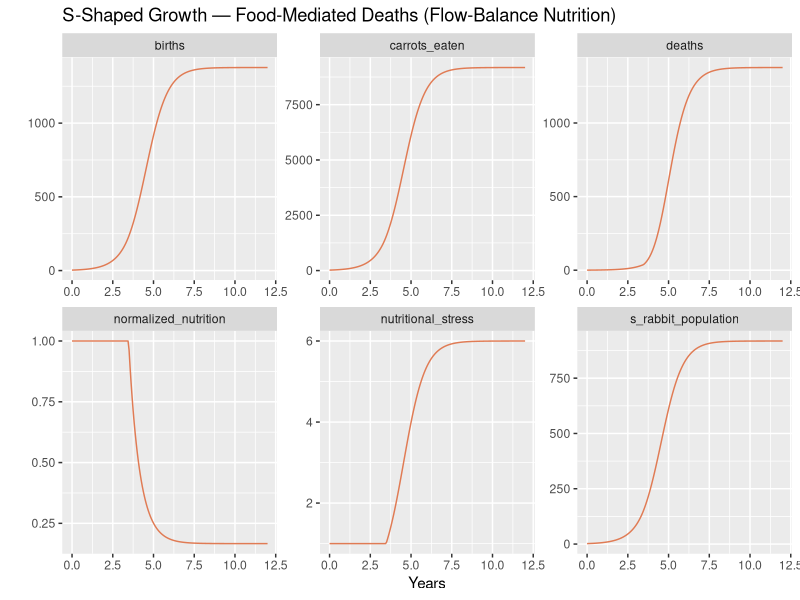

Write the R code that produced this figure.
# S-Shaped Growth — Food-Mediated Rabbit Deaths (Flow-Balance Nutrition)
# Companion to s_shaped_structure_1_rabbit.R.
#
# Structure 1 used an empirical lookup table (approxfun) to relate population
# density to a deaths multiplier.  This script replaces all empirical inputs
# with a mechanistic food sub-model: deaths rise when the food supply cannot
# keep pace with demand.
#
# Nutrition signal:
#
#   c_food_per_rabbit      = p_replenishment / s_rabbit_population
#   c_normalized_nutrition = min(c_food_per_rabbit / p_rabbitt_appetite, 1)
#
# When supply >= demand: nutrition = 1, deaths at baseline.
# When supply < demand:  nutrition < 1, effective lifespan shortens.
# The S-shape emerges because deaths grow as pop^2 in the food-scarce regime:
# as population doubles, food per rabbit halves and deaths per rabbit double.
#
# Carrying capacity derivation (births = deaths at equilibrium):
#   pop * B = pop / (L * c_norm_nutr)  =>  c_norm_nutr = 1 / (B * L) = 1/6
#   c_norm_nutr = p_replenishment / (pop * p_rabbitt_appetite)
#   pop_eq = 6 * p_replenishment / p_rabbitt_appetite = 6 * 1530/10 = 918

library(deSolve)
library(tidyverse)

START <- 0; FINISH <- 12; STEP <- 0.0625
simtime <- seq(START, FINISH, by = STEP)

params <- c(
  p_births_normal    = 1.5,    # 1/year
  p_average_lifetime = 4,      # years (baseline, when food is adequate)
  p_replenishment    = 1530,   # kg carrot/year (sustainable food supply)
  p_rabbitt_appetite  = 10      # kg carrot/rabbit/year consumed
)

model <- function(time, stocks, params) {
  with(as.list(c(stocks, params)), {

    # food: can supply keep up with demand?
    f_carrots_eaten        <- s_rabbit_population * p_rabbitt_appetite
    c_food_per_rabbit      <- p_replenishment / max(s_rabbit_population, 0.001)
    c_normalized_nutrition <- min(c_food_per_rabbit / p_rabbitt_appetite, 1)

    f_births <- s_rabbit_population * p_births_normal
    f_deaths <- s_rabbit_population / (p_average_lifetime * c_normalized_nutrition)

    ds_rabbits_dt <- f_births - f_deaths

    return(list(
      c(ds_rabbits_dt),
      births               = f_births,
      deaths               = f_deaths,
      carrots_eaten        = f_carrots_eaten,
      normalized_nutrition = c_normalized_nutrition,
      nutritional_stress   = 1 / c_normalized_nutrition
    ))
  })
}

run_a <- data.frame(ode(
  y     = c(s_rabbit_population = 2),
  times = simtime, func = model, parms = params, method = "rk4"
)) %>% mutate(run = "a: init = 2  (S-shaped growth, K ≈ 918)")

run_a %>%
  pivot_longer(cols = -c(time, run), names_to = "variable", values_to = "value") %>%
  mutate(value = as.numeric(value), time = as.numeric(time)) %>%
  ggplot(aes(x = time, y = value)) +
  geom_line(colour = "#e07b54") +
  facet_wrap(vars(variable), scales = "free") +
  xlab("Years") +
  ylab("") +
  labs(title = "S-Shaped Growth — Food-Mediated Deaths (Flow-Balance Nutrition)")
